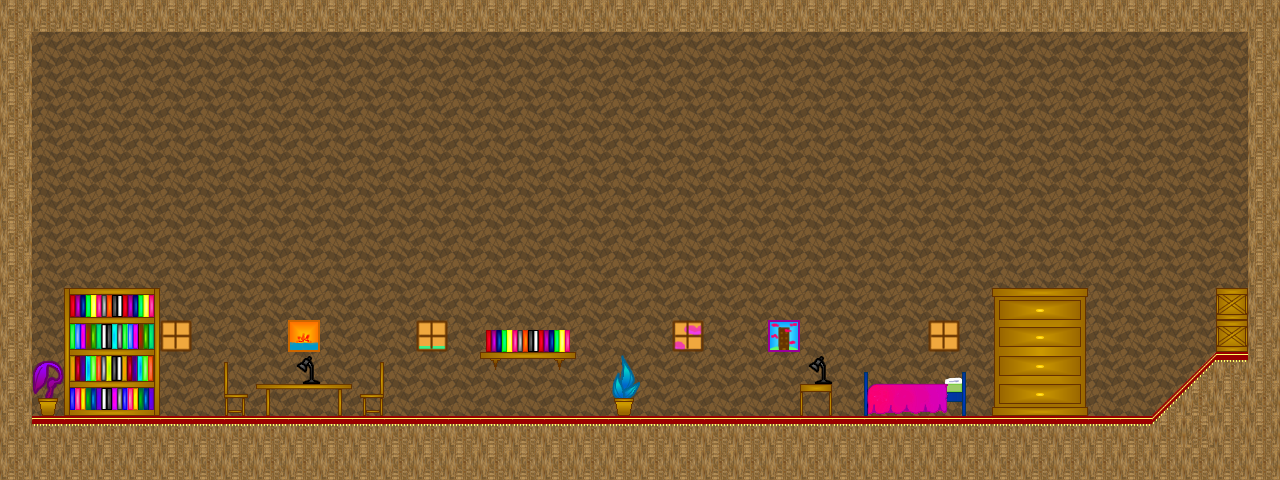

Below is a game level as drawn by its tile map, then a one-line description and the .tmx that defines it (tile-layer data replaced by summaries):
An orthogonal 40x15 tile map with 32x32 px tiles, 3 tile layers (background, decorations, foreground).

<map version="1.0" orientation="orthogonal" width="40" height="15" tilewidth="32" tileheight="32">
 <tileset firstgid="1" name="TheReallyLargeLibrary" tilewidth="32" tileheight="32">
  <image source="../images/TheReallyLargeLibrary.png" width="580" height="740" />
 </tileset>
 <layer name="background" width="40" height="15">
  <data>[600 cells, 600 non-empty, 1 distinct tile ids]</data>
 </layer>
 <layer name="decorations" width="40" height="15">
  <data>[600 cells, 62 non-empty, 59 distinct tile ids]</data>
 </layer>
 <layer name="foreground" width="40" height="15">
  <data>[600 cells, 150 non-empty, 8 distinct tile ids]</data>
 </layer>
</map>